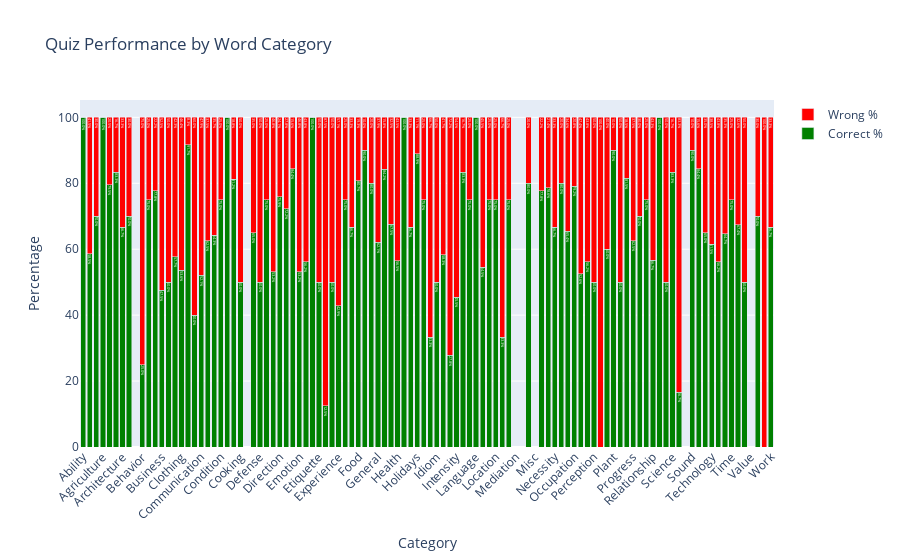

Notebook cell for this chart:
### Code cell
# 2) Count of words by category with right/wrong percentage (stacked bar)
category_stats = df.groupby('Word Category').agg({
    'Word': 'count',
    'Num Pinyin Correct': 'sum',
    'Num Meaning Correct': 'sum',
    'Num Pinyin Wrong': 'sum',
    'Num Meaning Wrong': 'sum'
}).reset_index()

category_stats['Total Correct'] = category_stats['Num Pinyin Correct'] + category_stats['Num Meaning Correct']
category_stats['Total Wrong'] = category_stats['Num Pinyin Wrong'] + category_stats['Num Meaning Wrong']
category_stats['Total Attempts'] = category_stats['Total Correct'] + category_stats['Total Wrong']
category_stats['Correct %'] = (category_stats['Total Correct'] / category_stats['Total Attempts'] * 100).fillna(0)
category_stats['Wrong %'] = (category_stats['Total Wrong'] / category_stats['Total Attempts'] * 100).fillna(0)

fig2 = go.Figure()
fig2.add_trace(go.Bar(
    x=category_stats['Word Category'],
    y=category_stats['Correct %'],
    name='Correct %',
    marker_color='green',
    text=category_stats['Correct %'].round(1).astype(str) + '%',
    textposition='inside'
))
fig2.add_trace(go.Bar(
    x=category_stats['Word Category'],
    y=category_stats['Wrong %'],
    name='Wrong %',
    marker_color='red',
    text=category_stats['Wrong %'].round(1).astype(str) + '%',
    textposition='inside'
))
fig2.update_layout(
    title='Quiz Performance by Word Category',
    xaxis_title='Category',
    yaxis_title='Percentage',
    barmode='stack',
    xaxis_tickangle=-45
)
fig2.show()

### Figure 1 — Plotly figure (JSON) as saved in the notebook; plotly's stock layout.template omitted (floating-point values rounded to 4 significant figures)
{"data": [{"marker": {"color": "green"}, "name": "Correct %", "text": ["100.0%", "58.5%", "70.0%", "100.0%", "79.5%", "83.3%", "66.7%", "70.0%", "0.0%", "25.0%", "75.0%", "77.8%", "47.5%", "50.0%", "57.7%", "53.6%", "91.7%", "40.0%", "52.1%", "62.5%", "64.3%", "75.0%", "100.0%", "81.2%", "50.0%", "0.0%", "65.0%", "50.0%", "75.0%", "53.2%", "75.9%", "72.2%", "84.4%", "53.2%", "56.2%", "100.0%", "50.0%", "12.5%", "50.0%", "42.9%", "75.0%", "66.7%", "80.7%", "90.0%", "80.0%", "62.1%", "84.2%", "67.5%", "56.5%", "100.0%", "66.7%", "88.9%", "75.0%", "33.3%", "50.0%", "58.3%", "27.8%", "45.5%", "83.3%", "75.0%", "100.0%", "54.5%", "75.0%", "75.0%", "33.3%", "75.0%", "0.0%", "0.0%", "80.0%", "0.0%", "77.8%", "78.6%", "66.7%", "80.0%", "65.4%", "79.2%", "52.6%", "56.2%", "50.0%", "0.0%", "60.0%", "90.0%", "50.0%", "81.5%", "62.5%", "70.0%", "75.0%", "56.7%", "100.0%", "50.0%", "83.3%", "16.7%", "0.0%", "90.0%", "84.4%", "65.0%", "61.5%", "56.2%", "64.7%", "75.0%", "67.4%", "50.0%", "0.0%", "70.0%", "0.0%", "66.7%"], "textposition": "inside", "type": "bar", "x": ["Ability", "Action", "Activity", "Agriculture", "Animal", "Appliance", "Architecture", "Art", "Astronomy", "Behavior", "Belief", "Body", "Business", "Change", "Character", "Clothing", "Color", "Commitment", "Communication", "Commute", "Concept", "Condition", "Connection", "Contrast", "Cooking", "Culture", "Daily Life", "Defense", "Degree", "Description", "Direction", "Economics", "Education", "Emotion", "Entertainment", "Environment", "Etiquette", "Event", "Expectation", "Experience", "Expression", "Fashion", "Food", "Frequency", "Furniture", "General", "Geography", "Grammar", "Health", "History", "Hobby", "Holidays", "Hospitality", "Identity", "Idiom", "Impact", "Information", "Intensity", "Intent", "Knowledge", "Language", "Law", "Literature", "Location", "Mathematics", "Measure Word", "Mediation", "Memory", "Military", "Misc", "Music", "Nature", "Necessity", "News", "Object", "Occupation", "Opinion", "Organization", "Perception", "Philosophy", "Place", "Plant", "Preposition", "Produce", "Progress", "Quantity", "Question", "Relationship", "Relatives", "Responsibility", "Science", "Separation", "Social", "Sound", "Sports", "Support", "Technology", "Texture", "Thought", "Time", "Travel", "Utensil", "Value", "Weather", "Wedding", "Work"], "y": [100, 58.55, 70, 100, 79.55, 83.33, 66.67, 70, 0, 25, 75, 77.78, 47.5, 50, 57.69, 53.57, 91.67, 40, 52.08, 62.5, 64.29, 75, 100, 81.25, 50, 0, 65, 50, 75, 53.17, 75.93, 72.22, 84.38, 53.16, 56.25, 100, 50, 12.5, 50, 42.86, 75, 66.67, 80.7, 90, 80, 62.11, 84.21, 67.5, 56.45, 100, 66.67, 88.89, 75, 33.33, 50, 58.33, 27.78, 45.45, 83.33, 75, 100, 54.55, 75, 75, 33.33, 75, 0, 0, 80, 0, 77.78, 78.57, 66.67, 80, 65.38, 79.17, 52.63, 56.25, 50, 0, 60, 90, 50, 81.48, 62.5, 70, 75, 56.67, 100, 50, 83.33, 16.67, 0, 90, 84.38, 65, 61.54, 56.25, 64.71, 75, 67.39, 50, 0, 70, 0, 66.67]}, {"marker": {"color": "red"}, "name": "Wrong %", "text": ["0.0%", "41.5%", "30.0%", "0.0%", "20.5%", "16.7%", "33.3%", "30.0%", "0.0%", "75.0%", "25.0%", "22.2%", "52.5%", "50.0%", "42.3%", "46.4%", "8.3%", "60.0%", "47.9%", "37.5%", "35.7%", "25.0%", "0.0%", "18.8%", "50.0%", "0.0%", "35.0%", "50.0%", "25.0%", "46.8%", "24.1%", "27.8%", "15.6%", "46.8%", "43.8%", "0.0%", "50.0%", "87.5%", "50.0%", "57.1%", "25.0%", "33.3%", "19.3%", "10.0%", "20.0%", "37.9%", "15.8%", "32.5%", "43.5%", "0.0%", "33.3%", "11.1%", "25.0%", "66.7%", "50.0%", "41.7%", "72.2%", "54.5%", "16.7%", "25.0%", "0.0%", "45.5%", "25.0%", "25.0%", "66.7%", "25.0%", "0.0%", "0.0%", "20.0%", "0.0%", "22.2%", "21.4%", "33.3%", "20.0%", "34.6%", "20.8%", "47.4%", "43.8%", "50.0%", "100.0%", "40.0%", "10.0%", "50.0%", "18.5%", "37.5%", "30.0%", "25.0%", "43.3%", "0.0%", "50.0%", "16.7%", "83.3%", "0.0%", "10.0%", "15.6%", "35.0%", "38.5%", "43.8%", "35.3%", "25.0%", "32.6%", "50.0%", "0.0%", "30.0%", "100.0%", "33.3%"], "textposition": "inside", "type": "bar", "x": ["Ability", "Action", "Activity", "Agriculture", "Animal", "Appliance", "Architecture", "Art", "Astronomy", "Behavior", "Belief", "Body", "Business", "Change", "Character", "Clothing", "Color", "Commitment", "Communication", "Commute", "Concept", "Condition", "Connection", "Contrast", "Cooking", "Culture", "Daily Life", "Defense", "Degree", "Description", "Direction", "Economics", "Education", "Emotion", "Entertainment", "Environment", "Etiquette", "Event", "Expectation", "Experience", "Expression", "Fashion", "Food", "Frequency", "Furniture", "General", "Geography", "Grammar", "Health", "History", "Hobby", "Holidays", "Hospitality", "Identity", "Idiom", "Impact", "Information", "Intensity", "Intent", "Knowledge", "Language", "Law", "Literature", "Location", "Mathematics", "Measure Word", "Mediation", "Memory", "Military", "Misc", "Music", "Nature", "Necessity", "News", "Object", "Occupation", "Opinion", "Organization", "Perception", "Philosophy", "Place", "Plant", "Preposition", "Produce", "Progress", "Quantity", "Question", "Relationship", "Relatives", "Responsibility", "Science", "Separation", "Social", "Sound", "Sports", "Support", "Technology", "Texture", "Thought", "Time", "Travel", "Utensil", "Value", "Weather", "Wedding", "Work"], "y": [0, 41.45, 30, 0, 20.45, 16.67, 33.33, 30, 0, 75, 25, 22.22, 52.5, 50, 42.31, 46.43, 8.333, 60, 47.92, 37.5, 35.71, 25, 0, 18.75, 50, 0, 35, 50, 25, 46.83, 24.07, 27.78, 15.62, 46.84, 43.75, 0, 50, 87.5, 50, 57.14, 25, 33.33, 19.3, 10, 20, 37.89, 15.79, 32.5, 43.55, 0, 33.33, 11.11, 25, 66.67, 50, 41.67, 72.22, 54.55, 16.67, 25, 0, 45.45, 25, 25, 66.67, 25, 0, 0, 20, 0, 22.22, 21.43, 33.33, 20, 34.62, 20.83, 47.37, 43.75, 50, 100, 40, 10, 50, 18.52, 37.5, 30, 25, 43.33, 0, 50, 16.67, 83.33, 0, 10, 15.62, 35, 38.46, 43.75, 35.29, 25, 32.61, 50, 0, 30, 100, 33.33]}], "layout": {"barmode": "stack", "title": {"text": "Quiz Performance by Word Category"}, "xaxis": {"tickangle": -45, "title": {"text": "Category"}}, "yaxis": {"title": {"text": "Percentage"}}}}
